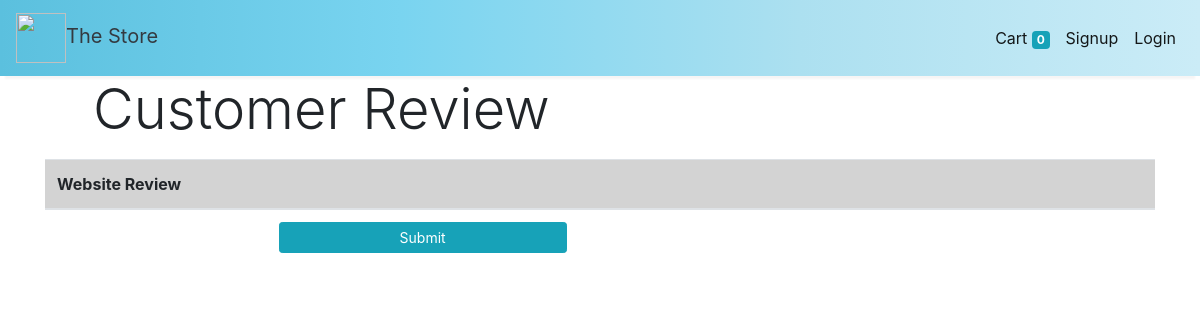
The page /sentiment/review on the database as committed earlier.
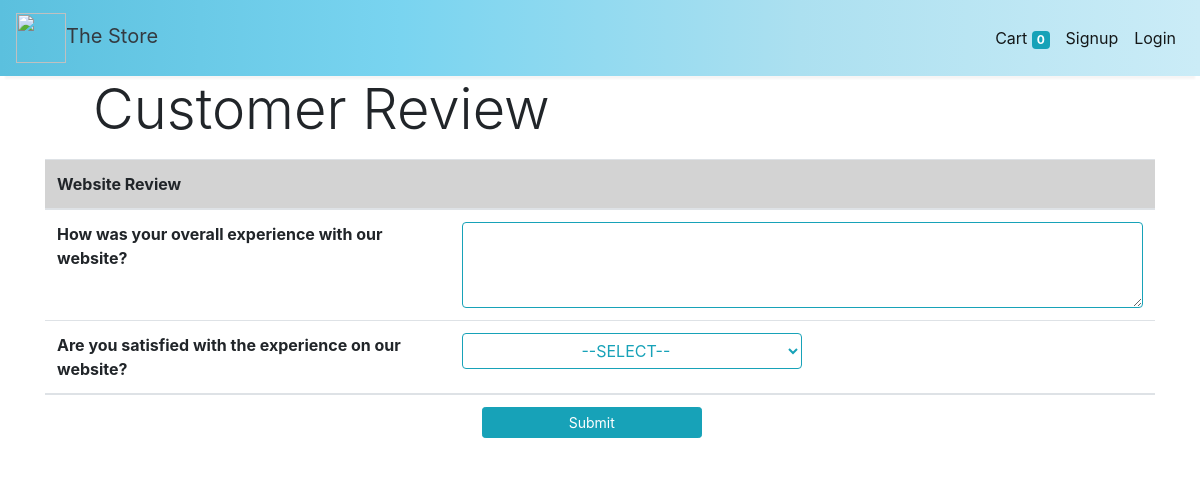
The same page on the database as committed later.
### sentiment/models.py (models this page shows, shortened)
class Question(models.Model):
    CLOSED = 'C'
    OPEN = 'O'
    TYPE_CHOICES = [
        (CLOSED, 'Closed end question'),
        (OPEN, 'Open end question')
    ]
    BOT = 'B'
    WEBSITE = 'W'
    CLASS_CHOICES = [
        (BOT, 'Chatbot review'),
        (WEBSITE, 'Website review')
    ]
    qu_id = models.AutoField(primary_key=True)
    qu_text = models.CharField(max_length=100)
    qu_type = models.CharField(max_length=25, choices=TYPE_CHOICES)
    qu_class = models.CharField(max_length=25, choices=CLASS_CHOICES)
    qu_act_status = models.BooleanField(default=True, null=False,
                                        blank=False)
    def get_all_act_Question():
        return Question.objects.filter(qu_act_status=True).order_by('qu_id')
    def __str__(self):
        return self.qu_text

### sentiment/views/review.py (the view, shortened to what this page needs)
# urls.py: path('review', Review.as_view(), name='review'),
class Review(View):
    return_url = None
    def get(self, request):
        get_data = request.GET
        if (get_data.get("flag") == "0"):
            questions = Question.get_web_act_Question()
        else:
            questions = Question.get_all_act_Question()
        print("question:", questions)
        options = QuestionOptions.get_all_QuestionOptions()
        return render(request, 'sentiment/review.html', {'questions': questions, 'options': options, 'flag': get_data.get("flag")})

### sentiment/models.py (called while the page is built)
    def get_all_QuestionOptions():
        return QuestionOptions.objects.all().order_by('op_id')

### templates/sentiment/review.html (shortened to what this page needs)
{% extends 'store/base.html' %}
{% block content %}
<div class="container">
    <p class="display-4 pl-4 ml-4">Customer Review</p>
    <form action="/sentiment/review" method="POST">
        <table class="table">
            <thead>
                <tr>
                    <th colspan="4" bgcolor="lightgray">Website Review</th>
                </tr>
            </thead>
            <tbody>
                {% for qu in questions %}
                {% if qu.qu_class in "W" %}
                <tr>
                    <td><b>{{qu.qu_text}}</b></td>
                    {% if qu.qu_type in "O" %}
                    <td colspan="3"> <textarea class="btn float-left btn-outline-info col-lg-12" id="{{qu.qu_id}}"
                            name="{{qu.qu_id}}" rows="3" cols="70"></textarea>
                    </td>
                    {% else %}
                    <td>
                        <select name="{{qu.qu_id}}" class="btn float-left btn-outline-info col-lg-6"
                            aria-label=".form-select-lg example">
                            <option value="0">--SELECT--</option>
                        </select>
                    </td>
                    {% endif %}
                </tr>
                {% endif %}
                {% endfor %}
            <tbody>
                <tr>
                    <td></td>
                    <td>
                        <div class="mb-3 form-check">
                            <button type="submit" class="btn btn-sm btn-info col-lg-4">Submit</button>
                        </div>
                    </td>
                </tr>
            </tbody>
        </table>
    </form>
</div>
{% endblock %}

### templates/store/base.html (shortened to what this page needs)
<!doctype html>
<html lang="en">
<head>
  <link rel="stylesheet" href="https://maxcdn.bootstrapcdn.com/bootstrap/4.0.0/css/bootstrap.min.css"
>
</head>
<body>
  <nav class="one-edge-shadow
  navbar navbar-light
  sticky-top navbar
  navbar-expand-lg
  text-white">
    <a class="navbar-brand ms-3 text-dark " href="/">
      <link rel="stylesheet" href="https://use.fontawesome.com/releases/v5.7.0/css/all.css"
>
      <img src="https://www.freepnglogos.com/uploads/shopping-cart-png/shopping-cart-svg-png-icon-download-28.png"
        style="width:50px;height:50px;color:text-light;">The Store
    </a>
    <div class="collapse navbar-collapse" id="navbarSupportedContent">
      <ul class=" navbar-nav my-2 my-lg-0">
        <li class="nav-item active">
          <a class="nav-link" href="/cart">Cart
            <span class="badge badge-info">{{request.session.cart.keys|length}}</span>
            <span class="sr-only">(current)</span></a>
        </li>
        {% if request.session.customer %}
        <li class="nav-item active ">
          <a class="nav-link" href="/orders">Orders<span class="sr-only">(current)</span></a>
        </li>
        <li class="nav-item active ">
          <a class="nav-link" href="/logout">Logout<span class="sr-only">(current)</span></a>
        </li>
        {% else %}
        <li class="nav-item active">
          <a class="nav-link" href="/signup">Signup<span class="sr-only">(current)</span></a>
        </li>
        <li class="nav-item active">
          <a class="nav-link" href="/login">Login<span class="sr-only">(current)</span></a>
        </li>
        {% endif %}
      </ul>
    </div>
  </nav>
  {% block content %}{% endblock %}
</body>
</html>

### templates/store/base.html (style rules this page uses)
nav { background-image: linear-gradient(to right, #5bc0de, #79d4f0, #ace0f0, #cbecf7); }
.one-edge-shadow { box-shadow: 0 8px 2px -5px rgb(246, 245, 245); }

Rows that differ between the two databases and show on the page:
added Question: qu_text "How was your overall experience with our website?"
added Question: qu_text "Are you satisfied with the experience on our website?", qu_id "--SELECT--"
